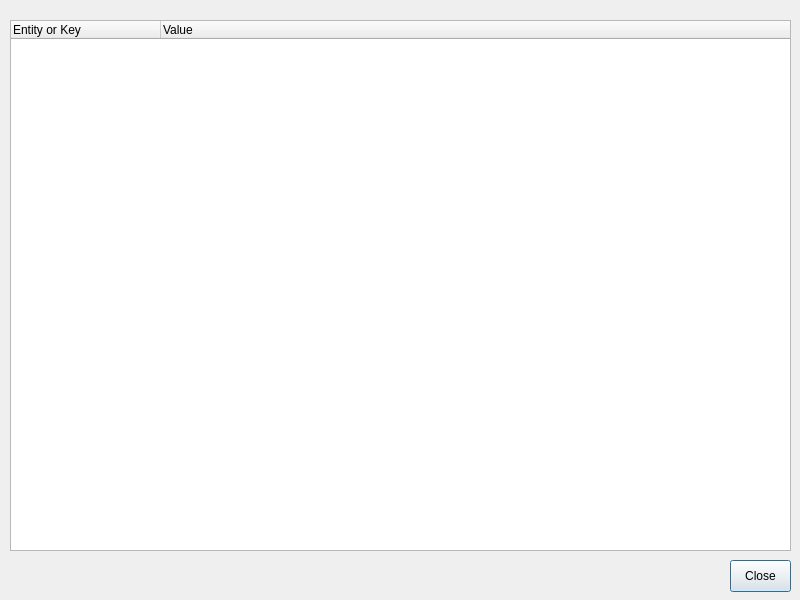
<?xml version="1.0" encoding="UTF-8"?>
<ui version="4.0">
 <class>MimeStructureDialog</class>
 <widget class="QDialog" name="MimeStructureDialog">
  <property name="geometry">
   <rect>
    <x>0</x>
    <y>0</y>
    <width>800</width>
    <height>600</height>
   </rect>
  </property>
  <property name="minimumSize">
   <size>
    <width>800</width>
    <height>600</height>
   </size>
  </property>
  <property name="maximumSize">
   <size>
    <width>800</width>
    <height>600</height>
   </size>
  </property>
  <property name="windowTitle">
   <string>MIME Message Structure</string>
  </property>
  <property name="locale">
   <locale language="English" country="UnitedStates"/>
  </property>
  <widget class="QPushButton" name="closeButton">
   <property name="geometry">
    <rect>
     <x>730</x>
     <y>560</y>
     <width>61</width>
     <height>32</height>
    </rect>
   </property>
   <property name="text">
    <string>Close</string>
   </property>
  </widget>
  <widget class="QTreeWidget" name="mimeStructureTree">
   <property name="geometry">
    <rect>
     <x>10</x>
     <y>20</y>
     <width>781</width>
     <height>531</height>
    </rect>
   </property>
   <property name="editTriggers">
    <set>QAbstractItemView::NoEditTriggers</set>
   </property>
   <property name="selectionMode">
    <enum>QAbstractItemView::SingleSelection</enum>
   </property>
   <property name="columnCount">
    <number>2</number>
   </property>
   <attribute name="headerDefaultSectionSize">
    <number>150</number>
   </attribute>
   <column>
    <property name="text">
     <string>Entity or Key</string>
    </property>
   </column>
   <column>
    <property name="text">
     <string>Value</string>
    </property>
   </column>
  </widget>
 </widget>
 <resources/>
 <connections/>
</ui>
